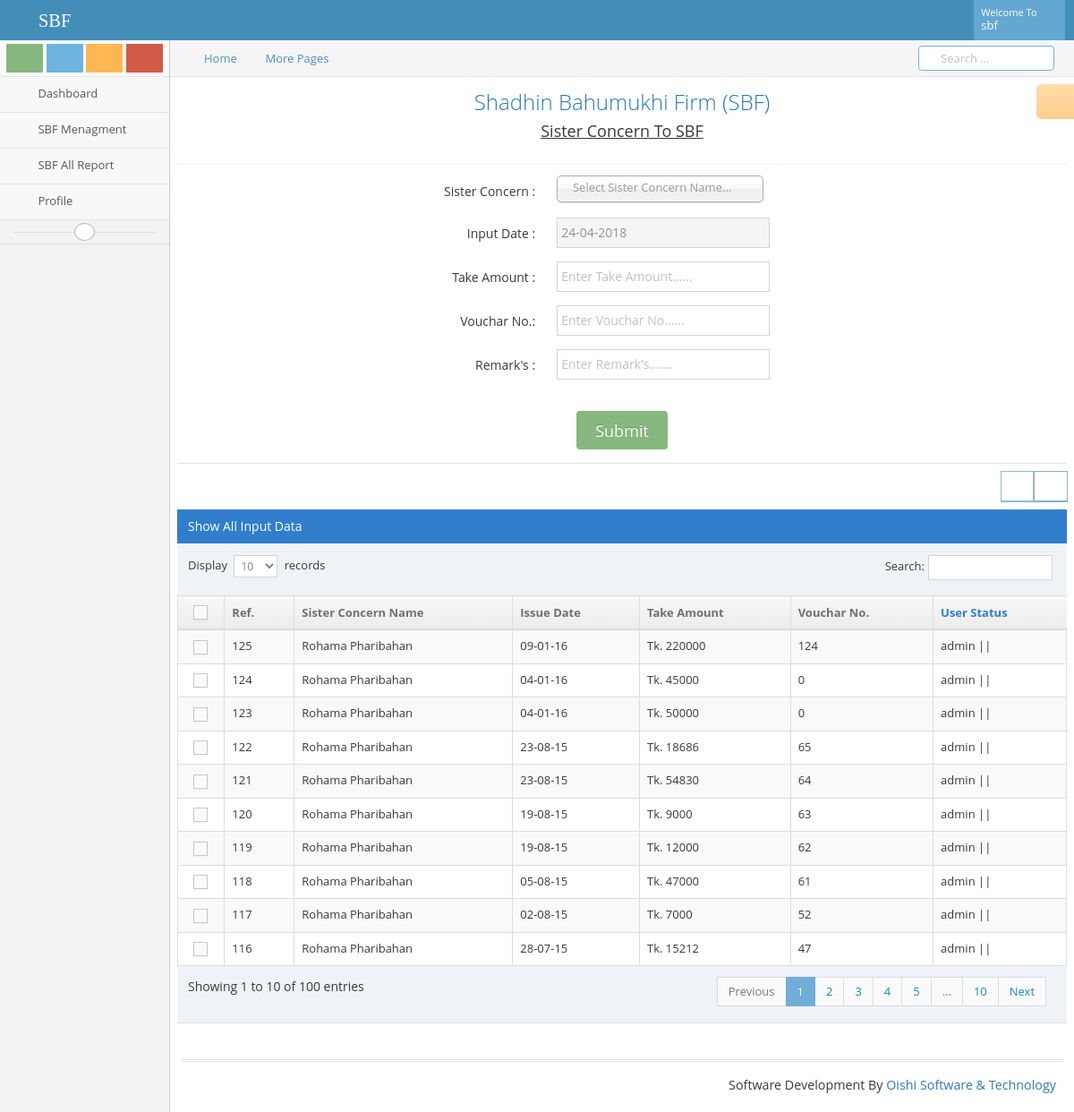
/SisternconcernTosbf.php (signed in), run on the app's committed database.
### tables this page shows
CREATE TABLE `tbl_sisterconcerntosbf` (
  `id` int(11) NOT NULL,
  `concern` varchar(255) NOT NULL,
  `inputdate` varchar(255) NOT NULL,
  `currendate` timestamp NOT NULL DEFAULT CURRENT_TIMESTAMP,
  `editDate` varchar(255) NOT NULL DEFAULT '0',
  `take_amount` varchar(255) NOT NULL,
  `vouchar` varchar(255) NOT NULL,
  `remark` varchar(255) NOT NULL,
  `username` varchar(255) NOT NULL
);

### lib/Database.php (called while the page is built, shortened)
<?php
Class Database{
	public $host   = DB_HOST;
	public $user   = DB_USER;
	public $pass   = DB_PASS;
	public $dbname = DB_NAME;
	public $link;
	private function connectDB(){
	$this->link = new mysqli($this->host, $this->user, $this->pass, $this->dbname);
 }
	public function select($query){
		$result = $this->link->query($query) or die($this->link->error.__LINE__);
		if($result->num_rows > 0){
			return $result;
		} else {
			return false;
		}
	}
}

### SisternconcernTosbf.php (the view, shortened to what this page needs)
<?php include 'inc/header.php' ?>
<div id="user-profile-3" class="user-profile row">
<div class="row">
	<div class="col-xs-12">
	<div class="page-header">
		<h1 class="text-center">Shadhin Bahumukhi Firm (SBF)</h1>
		<h4 class="text-center"><u>Sister Concern To SBF</u></h4>
	</div>
	<div class="row">
		<div class="col-xs-12">
		<form action="<?php echo htmlspecialchars($_SERVER['PHP_SELF']); ?>" method="POST" class="form-horizontal text-center" role="form">
				<div class="form-group">
					<label class="col-xs-4 col-sm-5 control-label"> Sister Concern :</label>
					<div class="col-xs-7 col-sm-3 col-md-3 col-lg-3">
					</div>
				</div>
				<div class="form-group">
					<label class="col-xs-4 col-sm-5 control-label" for="form-field-date"> Input Date :</label>
					<div class="col-xs-8 col-sm-7">
						<input class="date-picker col-xs-10 col-sm-5" id="form-field-date" type="text" value="<?php echo date('d-m-Y'); ?>" data-date-format="dd-mm-yyyy"  name="inputdate" readonly="" />
					</div>
				</div>
				<div class="form-group">
					<label class="col-xs-4 col-sm-5 control-label"> Take Amount :</label>
					<div class="col-xs-8 col-sm-7">
						<input type="text" placeholder="Enter Take Amount......" class="col-xs-10 col-sm-5" name="take_amount"/>
					</div>
				</div>
				<div class="form-group">
					<label class="col-xs-4 col-sm-5 control-label"> Vouchar No.:</label>
					<div class="col-xs-8 col-sm-7">
						<input type="text" placeholder="Enter Vouchar No......" class="col-xs-10 col-sm-5" name="vouchar"/>
					</div>
				</div>
				<div class="form-group">
					<label class="col-xs-4 col-sm-5 control-label"> Remark's :</label>
					<div class="col-xs-8 col-sm-7">
						<input type="text" placeholder="Enter Remark's......." class="col-xs-10 col-sm-5" name="remark" />
					</div>
				</div>
				<div class="form-group">
					<div class="row text-center">
						<input type="submit" name="submit" class="btn btn-lg btn-success btn-round" value="Submit">
					</div>
				</div>
			</form>
			<div class="hr hr-8"></div>
		</div>
	</div>
<div class="row">
<div class="col-xs-12">
<div class="row">
<div class="col-xs-12">
<div class="clearfix">
	<div class="pull-right tableTools-container"></div>
</div>
<div class="table-header">
	Show All Input Data
</div>
<div>
	<table id="dynamic-table" class="table table-striped table-bordered table-hover">
		<thead>
			<tr>
				<th class="center">
					<label class="pos-rel">
						<span class="lbl"></span>
					</label>
				</th>
				<th class="hidden-xs">Ref.</th>
				<th>Sister Concern Name</th>
				<th class="hidden-xs">Issue Date</th>
				<th>Take Amount</th>
				<th class="hidden-xs">Vouchar No.</th>
				<th width="15%">User Status</th>
			</tr>
		</thead>
		<tbody>
	<?php
		$query ="SELECT * FROM tbl_sisterconcerntosbf order by id desc limit 100";
		$installment = $db->select($query);
		if ($installment) {
			while ($result = $installment->fetch_assoc()) {
			?>
			<tr>
				<td class="center">
					<label class="pos-rel">
						<span class="lbl"></span>
					</label>
				</td>
				<td class="hidden-xs"><?php echo $result['id'];?></td>
				<td><?php echo $result['concern'];?></td>
				<td class="hidden-xs"><?php echo $result['inputdate'];?></td>
				<td><?php echo "Tk. ".$result['take_amount'];?></td>
				<td class="hidden-xs"><?php echo $result['vouchar'];?></td>
				<td>
					<div class="">
						<?php echo $result['username'];?>
						||
						<?php
							$selected="SELECT * FROM tbl_sisterconcerntosbf order by id";
							$Person = $db->select($selected);
							if ($Person) {
								?>
						<a href="#<?php echo $result['id']; ?>" data-toggle="modal" data-target="#<?php echo $result['id']; ?>">
							<span class="glyphicon glyphicon-zoom-in"></span></a>
						<?php } ?>
				</td>
			</tr>
			<?php } } ?>
		</tbody>
	</table>
</div>
</div>
</div>
</div>
</div>
</div>
</div>
</div>
<?php include 'inc/footer.php' ?>

### data on the page
tbl_sisterconcerntosbf: id "125", concern "Rohama Pharibahan", inputdate "09-01-16", take_amount "220000", vouchar "124", username "admin"
tbl_sisterconcerntosbf: id "124", concern "Rohama Pharibahan", inputdate "04-01-16", take_amount "45000", vouchar "0", username "admin"
tbl_sisterconcerntosbf: id "123", concern "Rohama Pharibahan", inputdate "04-01-16", take_amount "50000", vouchar "0", username "admin"
tbl_sisterconcerntosbf: id "122", concern "Rohama Pharibahan", inputdate "23-08-15", take_amount "18686", vouchar "65", username "admin"
tbl_sisterconcerntosbf: id "121", concern "Rohama Pharibahan", inputdate "23-08-15", take_amount "54830", vouchar "64", username "admin"
tbl_sisterconcerntosbf: id "120", concern "Rohama Pharibahan", inputdate "19-08-15", take_amount "9000", vouchar "63", username "admin"
tbl_sisterconcerntosbf: id "119", concern "Rohama Pharibahan", inputdate "19-08-15", take_amount "12000", vouchar "62", username "admin"
tbl_sisterconcerntosbf: id "118", concern "Rohama Pharibahan", inputdate "05-08-15", take_amount "47000", vouchar "61", username "admin"
tbl_sisterconcerntosbf: id "117", concern "Rohama Pharibahan", inputdate "02-08-15", take_amount "7000", vouchar "52", username "admin"
tbl_sisterconcerntosbf: id "116", concern "Rohama Pharibahan", inputdate "28-07-15", take_amount "15212", vouchar "47", username "admin"

### other printed values
Session::get('username') "sbf"
